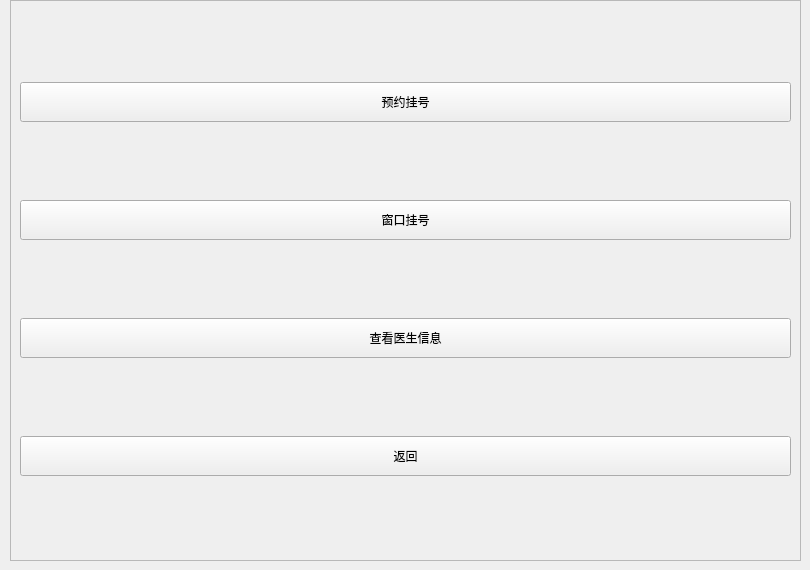
        <widget class="QWidget" name="page_reg">
         <widget class="QFrame" name="frame_8">
          <property name="geometry">
           <rect>
            <x>10</x>
            <y>0</y>
            <width>791</width>
            <height>561</height>
           </rect>
          </property>
          <property name="frameShape">
           <enum>QFrame::Shape::StyledPanel</enum>
          </property>
          <property name="frameShadow">
           <enum>QFrame::Shadow::Raised</enum>
          </property>
          <layout class="QVBoxLayout" name="verticalLayout_5">
           <item>
            <widget class="QPushButton" name="pushButton_reg_appoint">
             <property name="minimumSize">
              <size>
               <width>0</width>
               <height>40</height>
              </size>
             </property>
             <property name="text">
              <string>预约挂号</string>
             </property>
            </widget>
           </item>
           <item>
            <widget class="QPushButton" name="pushButton_reg_window">
             <property name="minimumSize">
              <size>
               <width>0</width>
               <height>40</height>
              </size>
             </property>
             <property name="text">
              <string>窗口挂号</string>
             </property>
            </widget>
           </item>
           <item>
            <widget class="QPushButton" name="pushButton_reg_doctor">
             <property name="minimumSize">
              <size>
               <width>0</width>
               <height>40</height>
              </size>
             </property>
             <property name="text">
              <string>查看医生信息</string>
             </property>
            </widget>
           </item>
           <item>
            <widget class="QPushButton" name="pushButton_reg_back">
             <property name="minimumSize">
              <size>
               <width>0</width>
               <height>40</height>
              </size>
             </property>
             <property name="text">
              <string>返回</string>
             </property>
            </widget>
           </item>
          </layout>
         </widget>
        </widget>
